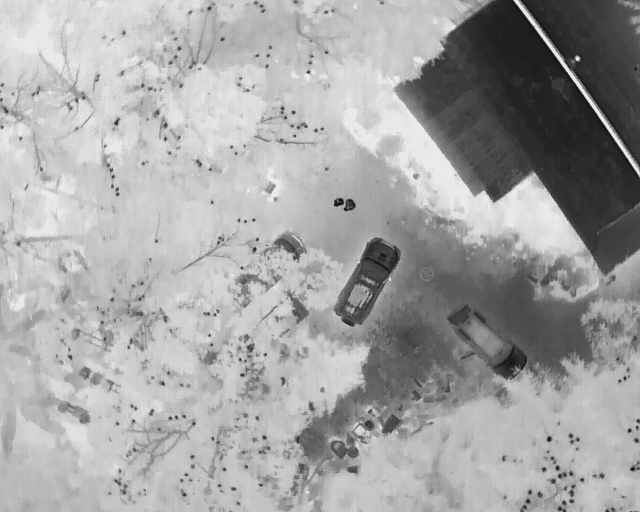
#> input picture DJI_0017_T.JPG, 640 x 512 px
$ python -i functions.py   (imports and definitions only)
#> lines starting #> are read from the running program, lines starting #| are printed output that depends on the picture; after the words box and inside, x2 and y2 are one past the last pixel; in counts of white or black regions, pixels touching at a corner belong together
#> further down, picture is the input picture: shape (512, 640, 3); min 19, max 239, mean 163.7
import cv2 as cv
import numpy as np

# [14 lines left out: function chop_img, not called in this run]

def augment(img):
    kernel = np.ones((5, 5), np.uint8)
    imgGray = cv.cvtColor(img, cv.COLOR_BGR2GRAY)  # convert to grayscale
    imgBlur = cv.GaussianBlur(imgGray, (5, 5), 0)  # apply gaussian blur
    imgThresh = cv.adaptiveThreshold(  # apply adaptive threshold
    imgBlur, 255, cv.ADAPTIVE_THRESH_GAUSSIAN_C, cv.THRESH_BINARY_INV, 7, 5)
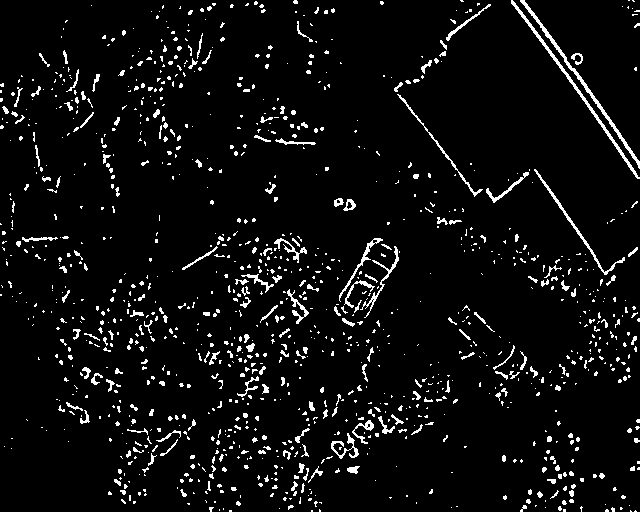
#> imgThresh: shape (512, 640); 5.4% white in thin lines or dots
    imgDilation = cv.dilate(imgThresh, kernel, iterations=1)  # apply dilation to amplify threshold result
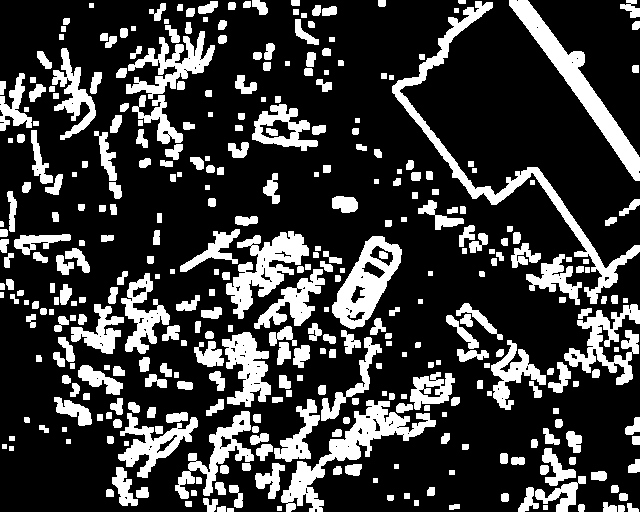
#> imgDilation: shape (512, 640); 23.5% white; 364 white regions, largest, box (x1, y1, x2, y2) and area: (392, 1, 640, 304) 4963, (281, 400, 436, 512) 3929, (509, 0, 640, 181) 3897
    return imgDilation

# [31 lines left out: functions crop_bat, find_bats, not called in this run]

>>> import cv2
>>> picture = cv2.imread('DJI_0017_T.JPG')
>>> result = augment(picture)
